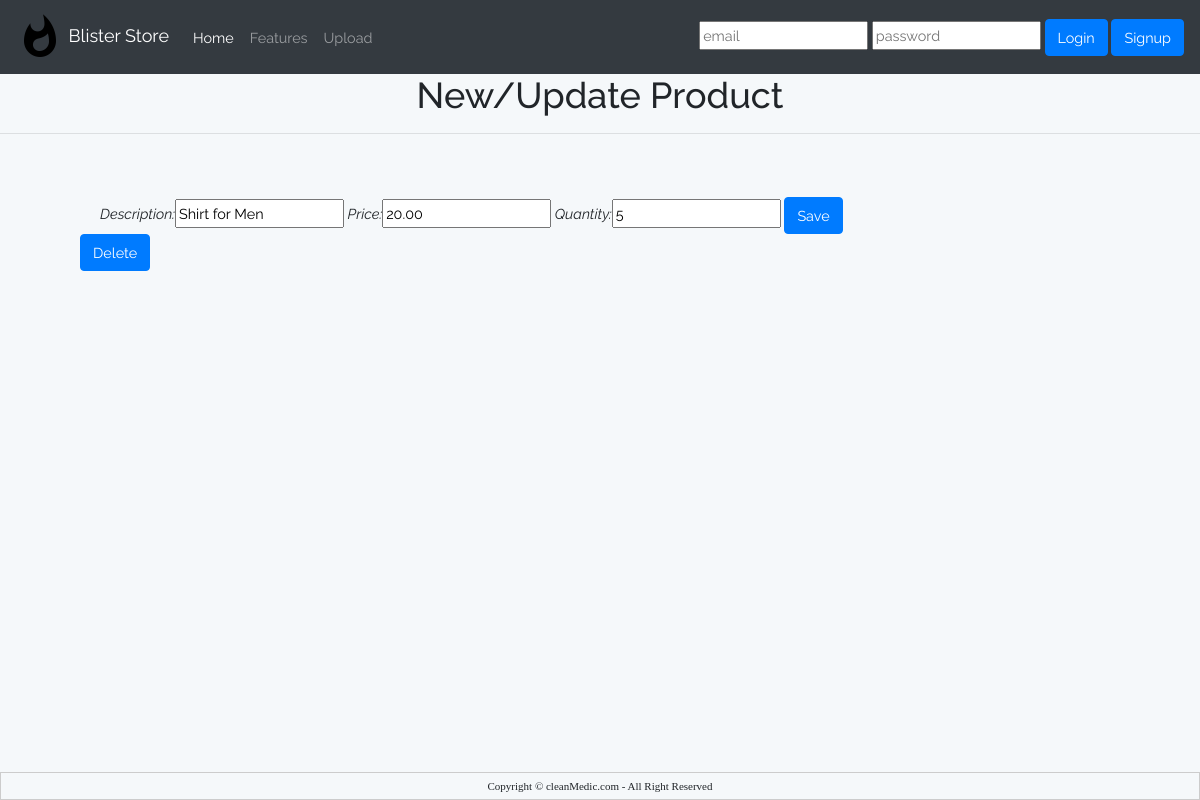
The page /update/3/ on the database its author committed.
### products/models.py (models this page shows, shortened)
class Product(models.Model):
	description = models.CharField(max_length=100)
	price = models.DecimalField(max_digits=10, decimal_places=2)
	quantity = models.IntegerField()
	image = models.ImageField(upload_to='images')

### products/views.py (the view)
# urls.py: path('update/<int:id>/', update_product, name='update_product'),
def update_product(request, id):
	product = Product.objects.get(id=id)
	form = ProductForm(request.POST or None, instance=product)
	if form.is_valid():
		form.save()
		return redirect('list_products')
	return render(request, 'products-form.html', {'form':form, 'product':product})

### products/forms.py
class ProductForm(forms.ModelForm):
	class Meta:
		model = Product
		fields = ['description', 'price', 'quantity']

### products/templates/products-form.html (shortened to what this page needs)
{% extends 'base.html' %}
{% load static %}
{%block content%}
	<h1 style="text-align: center;">New/Update Product</h1>
	<hr/>
	<br/>
	<br/>
	<form method="POST" style="margin: auto;margin-left: 100px;margin-left: 100px; font-style: italic; font-weight: 4px;">
		{{ form }}
		<button type="submit" class="btn btn-primary">Save</button>
	</form>
	{% if product %}
	<a href="{% url 'delete_product' product.id %}" class="btn btn-primary" style="margin-left: 80px; text-shadow: 2px; ">Delete</a>
	{% endif %}
{%endblock%}

### rows shown on the page
Product: description "Shirt for Men", price "20.00", quantity "5"
